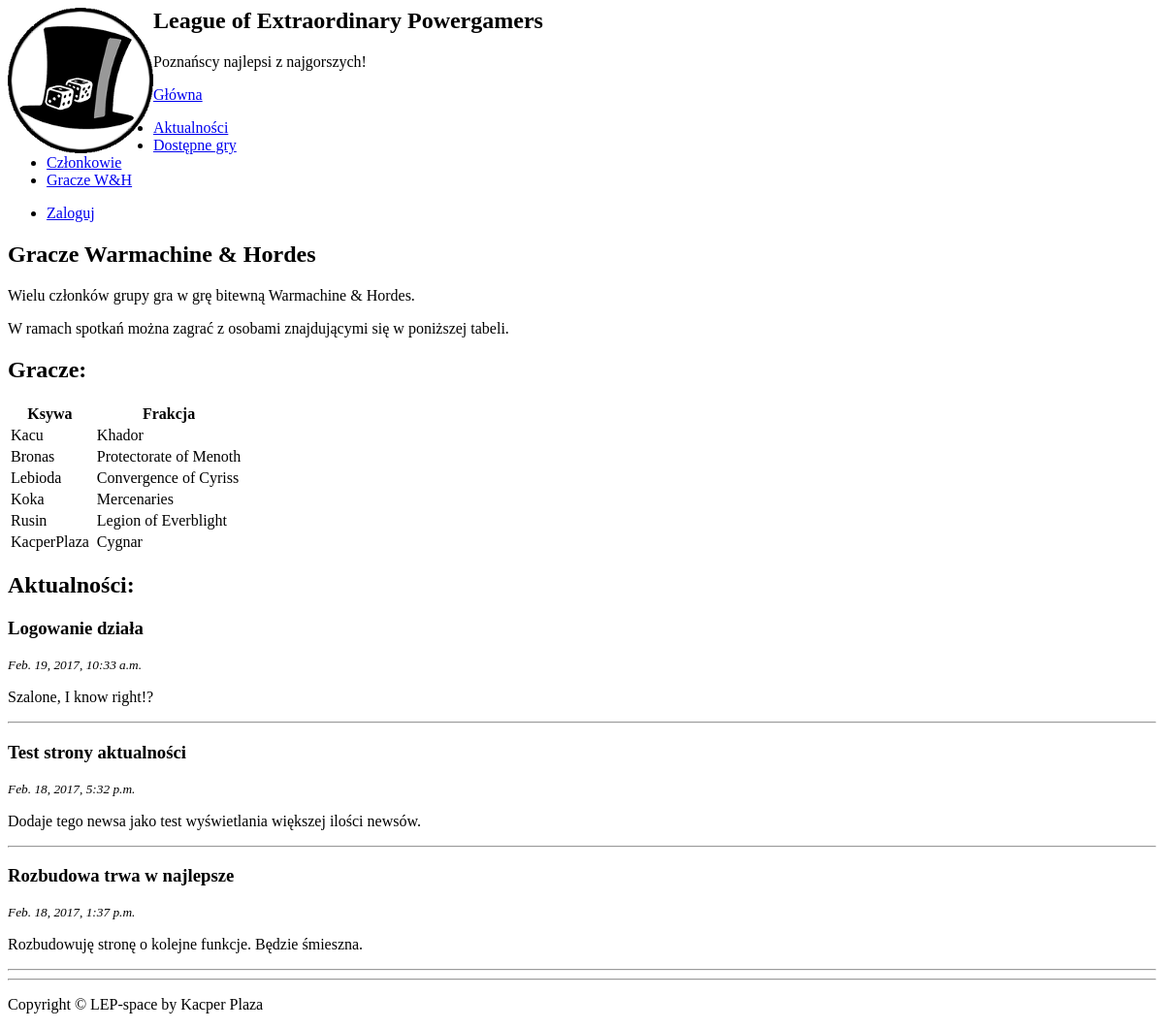
/warmachine_players/, run on the app's committed database.
### lep/models.py (models this page shows, shortened)
class Member(models.Model):
    user = models.OneToOneField(User)
    rank = models.TextField('rank', default='Członek')
    whFaction = models.TextField('faction', default='Brak')

class News(models.Model):
    class Meta:
        verbose_name = 'news'
        verbose_name_plural = 'news'
    title = models.CharField('title', max_length=255)
    text = models.TextField('text')
    author = models.ForeignKey(User, related_name='news', verbose_name='author')
    created = models.DateTimeField('created', auto_now_add=True)

### lep/views.py (the view)
# urls.py: url(r'^warmachine_players/', lep_views.warmachine_players, name='warmachine_players'),
def warmachine_players(request):
    news_list = News.objects.order_by('-created').all()[:3]
    member_list = Member.objects.all()
    template = loader.get_template("warmachine_players.html")
    context = {
        'news_list': news_list,
        'member_list': member_list,
    }
    return HttpResponse(template.render(context,request))

### lep/templates/warmachine_players.html (shortened to what this page needs)
{% extends 'base.html' %}
{% load i18n %}
{% load staticfiles %}
{% load bootstrap3 %}
{% load bootstrap_themes %}
{% block bootstrap3_page_content %}
<div class="container-fluid">
  <div class="row-fluid">
    <div class="col-sm-6">
      <h2>Gracze Warmachine & Hordes</h2>
      <p>Wielu członków grupy gra w grę bitewną Warmachine & Hordes.</p>
      <p>W ramach spotkań można zagrać z osobami znajdującymi się w poniższej tabeli.</p>
      <h2>Gracze:</h2>
<table class="table table-striped">
    <thead>
      <tr>
        <th>Ksywa</th>
        <th><center></center></th>
        <th>Frakcja</th>
      </tr>
    </thead>
    <tbody>
    {% for member in member_list %}
    {% if member.whFaction != "Brak" %}
    <tr>
        <td>{{member.user.username}}</td>
        <td><center></center></td>
        <td>{{member.whFaction}}</td>
    </tr>
    {% endif %}
    {% endfor %}
    </tbody>
  </table>
    </div>
    <div class="col-sm-6">
      <h2>Aktualności:</h2>
            {% for news in news_list %}
              <h3>{{news.title}}</h3>
                <p><small><i>{{news.created}}</i></small></p>
              <p>{{news.text}}</p>
                              <hr>
            {% endfor %}
    </div>
  </div>
</div>
{% endblock %}

### lep/templates/base.html (shortened to what this page needs)
{% load i18n %}
{% load staticfiles %}
{% load bootstrap3 %}
{% load bootstrap_themes %}
{% block bootstrap3_extra_head_2 %}
<link href="{% static 'style.css' %}" rel="stylesheet"/>
<link href="{% static 'bootstrap-social.css' %}" rel="stylesheet"/>
<div class="jumbotron text-left">
        <img src="{% static "lep.png" %}"  style="float:left" />
  <h2><b>League of Extraordinary Powergamers</b></h2>
  <p>Poznańscy najlepsi z najgorszych!</p>
</div>
<nav class="navbar navbar-default">
    <div class="container-fluid">
        <div class="navbar-header">
            <a class="navbar-brand" href="/index/">Główna</a>
        </div>
        <div class="collapse navbar-collapse" id="bs-example-navbar-collapse-1">
          <ul class="nav navbar-nav navbar-left">
              <li><a href="/news/">Aktualności</a></li>
              <li><a href="/available_games/">Dostępne gry</a></li>
              <li><a href="/members/">Członkowie</a></li>
              <li><a href="/warmachine_players">Gracze W&H</a></li>
              </ul>
          <ul class="nav navbar-nav navbar-right">
              {% if user.is_authenticated %}
              <li><a href="/add_game/">Dodaj grę</a></li>
              <li><a href="/account/">Konto {{user.username}}</a></li>
              <li><a href="/accounts/logout">Wyloguj</a></li>
              {% else %}
              <li><a href="/accounts/login">Zaloguj</a></li>
              {% endif %}
            </ul>
        </div>
    </div>
</nav>
{% endblock %}
{% block bootstrap3_page_content %}
{% endblock %}
{% block bootstrap3_page_footer %}
    <div class="container-fluid">
        <hr>
        <footer>
            <div class="row">
                <div class="col-lg-6">
                    <p>Copyright &copy; LEP-space by Kacper Plaza</p>
                </div>
            </div>
        </footer>
    </div>
{% endblock %}

### lep/static/style.css (style rules this page uses)
.text-left { border-color: #000000; margin: 0 0 0 0; }
.navbar-default { margin: 0 0 0 0; }

### data on the page
Member: user.username "Kacu", whFaction "Khador"
Member: user.username "Bronas", whFaction "Protectorate of Menoth"
Member: user.username "Lebioda", whFaction "Convergence of Cyriss"
Member: user.username "Koka", whFaction "Mercenaries"
Member: user.username "Rusin", whFaction "Legion of Everblight"
Member: user.username "KacperPlaza", whFaction "Cygnar"
News: title "Logowanie działa", created "Feb. 19, 2017, 10:33 a.m.", text "Szalone, I know right!?"
News: title "Test strony aktualności", created "Feb. 18, 2017, 5:32 p.m.", text "Dodaje tego newsa jako test wyświetlania większej ilości newsów."
News: title "Rozbudowa trwa w najlepsze", created "Feb. 18, 2017, 1:37 p.m.", text "Rozbudowuję stronę o kolejne funkcje. Będzie śmieszna."
